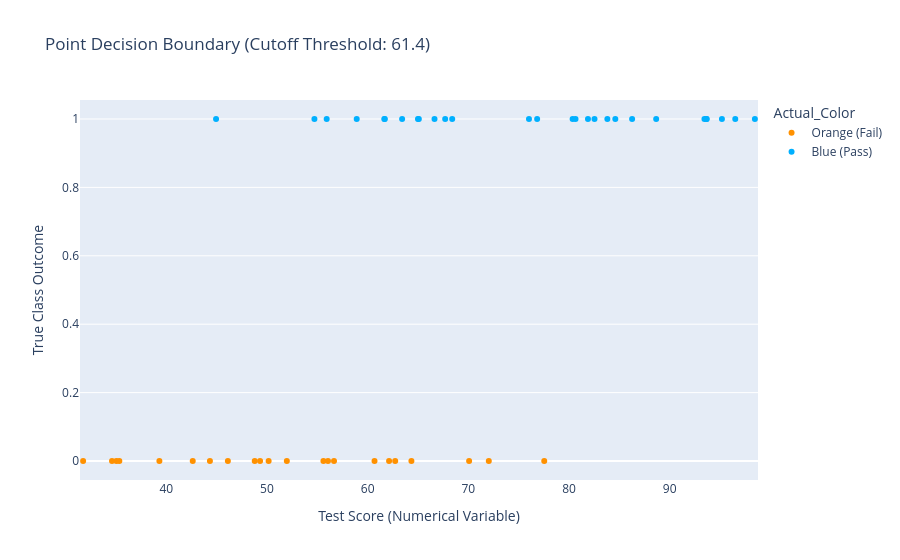

The cell this chart's notebook holds for it:
### Code cell
import numpy as np
import pandas as pd

# Create a mock 1D dataset (e.g., Exam Scores vs Passing/Failing)
np.random.seed(7)
scores = np.random.uniform(30, 100, 50)
prob = 1 / (1 + np.exp(-(0.15 * (scores - 65))))
passed = np.random.binomial(1, prob)

# Put everything into a clean DataFrame
df = pd.DataFrame({'Score': scores, 'Actual_Class': passed})

# Map 0 to Orange and 1 to Blue for clear labeling
df['Actual_Color'] = df['Actual_Class'].map({0: 'Orange (Fail)', 1: 'Blue (Pass)'})


from sklearn.linear_model import LogisticRegression

# Fit the 1D model
X = df[['Score']]
y = df['Actual_Class']
model = LogisticRegression().fit(X, y)

# Find the exact decision threshold point (where probability is exactly 0.5)
w = model.coef_[0][0]
b = model.intercept_[0]
boundary_cutoff = -b / w

# Predict labels for our actual data points to check for mistakes
df['Predicted_Class'] = model.predict(X)
df['Is_Correct'] = df['Actual_Class'] == df['Predicted_Class']


import plotly.express as px

fig = px.strip(
    data_frame=df,
    x='Score',
    y='Actual_Class',
    color='Actual_Color',
    color_discrete_map={'Orange (Fail)': '#ff9100', 'Blue (Pass)': '#00b0ff'},
    title=f"Point Decision Boundary (Cutoff Threshold: {boundary_cutoff:.1f})",
    labels={'Score': 'Test Score (Numerical Variable)', 'Actual_Class': 'True Class Outcome'}
)

fig.show()

### Figure 1 — Plotly figure (JSON) as saved in the notebook; plotly's stock layout.template omitted (floating-point values rounded to 4 significant figures)
{"data": [{"alignmentgroup": "True", "boxpoints": "all", "fillcolor": "rgba(255,255,255,0)", "hoveron": "points", "hovertemplate": "Actual_Color=Orange (Fail)<br>Test Score (Numerical Variable)=%{x}<br>True Class Outcome=%{y}<extra></extra>", "legendgroup": "Orange (Fail)", "line": {"color": "rgba(255,255,255,0)"}, "marker": {"color": "#ff9100"}, "name": "Orange (Fail)", "offsetgroup": "Orange (Fail)", "orientation": "v", "pointpos": 0, "showlegend": true, "type": "box", "x": [35.34, 60.69, 35.04, 48.79, 77.55, 56.67, 34.62, 50.17, 31.74, 72.04, 46.12, 39.32, 62.74, 44.34, 64.35, 56.07, 55.61, 51.98, 70.08, 49.32, 62.14, 42.63], "x0": " ", "xaxis": "x", "y": [0, 0, 0, 0, 0, 0, 0, 0, 0, 0, 0, 0, 0, 0, 0, 0, 0, 0, 0, 0, 0, 0], "y0": " ", "yaxis": "y"}, {"alignmentgroup": "True", "boxpoints": "all", "fillcolor": "rgba(255,255,255,0)", "hoveron": "points", "hovertemplate": "Actual_Color=Blue (Pass)<br>Test Score (Numerical Variable)=%{x}<br>True Class Outcome=%{y}<extra></extra>", "legendgroup": "Blue (Pass)", "line": {"color": "rgba(255,255,255,0)"}, "marker": {"color": "#00b0ff"}, "name": "Blue (Pass)", "offsetgroup": "Blue (Pass)", "orientation": "v", "pointpos": 0, "showlegend": true, "type": "box", "x": [84.59, 80.64, 98.46, 67.69, 65.08, 64.99, 86.26, 93.67, 44.94, 61.65, 95.18, 96.51, 68.39, 93.64, 66.64, 82.53, 76.83, 63.42, 88.65, 83.81, 61.7, 54.71, 76.02, 55.92, 80.35, 58.91, 93.45, 81.88], "x0": " ", "xaxis": "x", "y": [1, 1, 1, 1, 1, 1, 1, 1, 1, 1, 1, 1, 1, 1, 1, 1, 1, 1, 1, 1, 1, 1, 1, 1, 1, 1, 1, 1], "y0": " ", "yaxis": "y"}], "layout": {"boxmode": "group", "legend": {"title": {"text": "Actual_Color"}, "tracegroupgap": 0}, "title": {"text": "Point Decision Boundary (Cutoff Threshold: 61.4)"}, "xaxis": {"anchor": "y", "domain": [0, 1], "title": {"text": "Test Score (Numerical Variable)"}}, "yaxis": {"anchor": "x", "domain": [0, 1], "title": {"text": "True Class Outcome"}}}}
